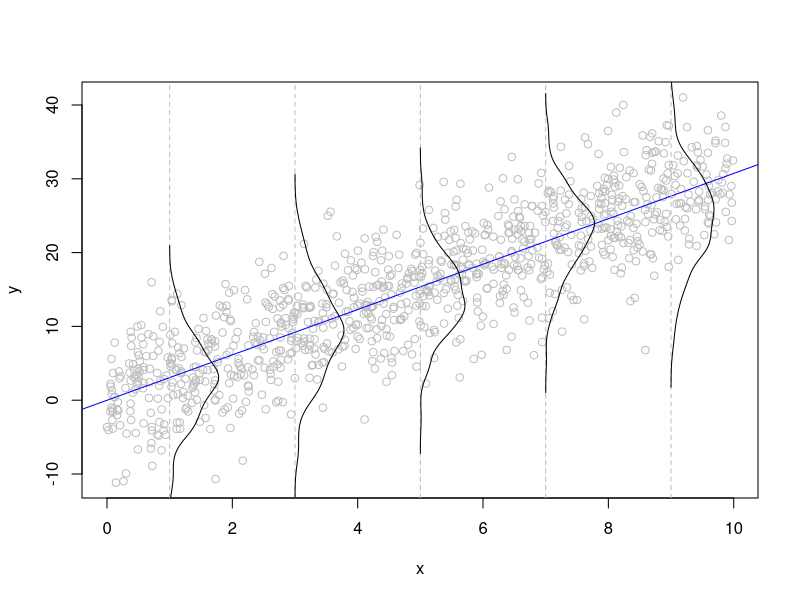

Here is the R script that generated this plot:
#' # Bivariate Regression #
#'


#' ## Regression on a binary covariate ##
#' Comparability to a two-sample t-test


#' ## Regression on a continuous covariate ##
x <- runif(1000,0,10)
y <- 3*x + rnorm(1000,0,5)

x1 <- ifelse(x<2,1,ifelse(x >=2 & x<4,2,ifelse(x >=4 & x<6,3,ifelse(x >=6 & x<8,4,ifelse(x >=8 & x<10,5,NA)))))
d1 <- density(y[x1==1])
d2 <- density(y[x1==2])
d3 <- density(y[x1==3])
d4 <- density(y[x1==4])
d5 <- density(y[x1==5])

plot(x,y, col='gray')
abline(coef(lm(y~x)), col='blue')
abline(v=c(1,3,5,7,9), col='gray', lty=2)
points(1+d1$y*10, d1$x, type='l', col='black')
points(3+d1$y*10, d2$x, type='l', col='black')
points(5+d2$y*10, d3$x, type='l', col='black')
points(7+d3$y*10, d4$x, type='l', col='black')
points(9+d4$y*10, d5$x, type='l', col='black')



#' ## Regression on a discrete covariate ##
#' as factor



#' ##Variable transformations ##
